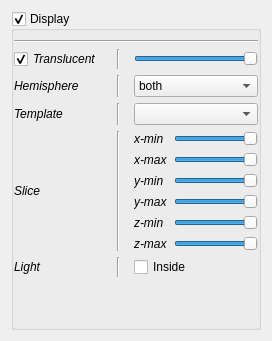
              <widget class="QWidget" name="_brain_page">
               <layout class="QVBoxLayout" name="verticalLayout_3">
                <item>
                 <widget class="QGroupBox" name="_brain_grp">
                  <property name="title">
                   <string>Display</string>
                  </property>
                  <property name="checkable">
                   <bool>true</bool>
                  </property>
                  <layout class="QVBoxLayout" name="verticalLayout_49">
                   <property name="leftMargin">
                    <number>0</number>
                   </property>
                   <property name="rightMargin">
                    <number>0</number>
                   </property>
                   <item>
                    <widget class="Line" name="line_43">
                     <property name="minimumSize">
                      <size>
                       <width>200</width>
                       <height>0</height>
                      </size>
                     </property>
                     <property name="orientation">
                      <enum>Qt::Horizontal</enum>
                     </property>
                    </widget>
                   </item>
                   <item>
                    <layout class="QGridLayout" name="gridLayout_5">
                     <item row="3" column="2">
                      <layout class="QGridLayout" name="gridLayout_2">
                       <item row="5" column="0">
                        <widget class="QLabel" name="label_59">
                         <property name="font">
                          <font>
                           <italic>true</italic>
                          </font>
                         </property>
                         <property name="text">
                          <string>z-max</string>
                         </property>
                        </widget>
                       </item>
                       <item row="2" column="1">
                        <widget class="QSlider" name="_brain_ymin">
                         <property name="maximum">
                          <number>10</number>
                         </property>
                         <property name="sliderPosition">
                          <number>10</number>
                         </property>
                         <property name="orientation">
                          <enum>Qt::Horizontal</enum>
                         </property>
                         <property name="invertedAppearance">
                          <bool>false</bool>
                         </property>
                        </widget>
                       </item>
                       <item row="2" column="0">
                        <widget class="QLabel" name="label_36">
                         <property name="font">
                          <font>
                           <italic>true</italic>
                          </font>
                         </property>
                         <property name="text">
                          <string>y-min</string>
                         </property>
                        </widget>
                       </item>
                       <item row="1" column="0">
                        <widget class="QLabel" name="label_35">
                         <property name="font">
                          <font>
                           <italic>true</italic>
                          </font>
                         </property>
                         <property name="text">
                          <string>x-max</string>
                         </property>
                        </widget>
                       </item>
                       <item row="4" column="0">
                        <widget class="QLabel" name="label_56">
                         <property name="font">
                          <font>
                           <italic>true</italic>
                          </font>
                         </property>
                         <property name="text">
                          <string>z-min</string>
                         </property>
                        </widget>
                       </item>
                       <item row="1" column="1">
                        <widget class="QSlider" name="_brain_xmax">
                         <property name="maximum">
                          <number>10</number>
                         </property>
                         <property name="sliderPosition">
                          <number>10</number>
                         </property>
                         <property name="orientation">
                          <enum>Qt::Horizontal</enum>
                         </property>
                         <property name="invertedAppearance">
                          <bool>false</bool>
                         </property>
                         <property name="invertedControls">
                          <bool>true</bool>
                         </property>
                        </widget>
                       </item>
                       <item row="0" column="1">
                        <widget class="QSlider" name="_brain_xmin">
                         <property name="maximum">
                          <number>10</number>
                         </property>
                         <property name="sliderPosition">
                          <number>10</number>
                         </property>
                         <property name="orientation">
                          <enum>Qt::Horizontal</enum>
                         </property>
                         <property name="invertedAppearance">
                          <bool>false</bool>
                         </property>
                         <property name="invertedControls">
                          <bool>true</bool>
                         </property>
                        </widget>
                       </item>
                       <item row="0" column="0">
                        <widget class="QLabel" name="label_34">
                         <property name="font">
                          <font>
                           <italic>true</italic>
                          </font>
                         </property>
                         <property name="text">
                          <string>x-min</string>
                         </property>
                        </widget>
                       </item>
                       <item row="3" column="0">
                        <widget class="QLabel" name="label_40">
                         <property name="font">
                          <font>
                           <italic>true</italic>
                          </font>
                         </property>
                         <property name="text">
                          <string>y-max</string>
                         </property>
                        </widget>
                       </item>
                       <item row="3" column="1">
                        <widget class="QSlider" name="_brain_ymax">
                         <property name="maximum">
                          <number>10</number>
                         </property>
                         <property name="sliderPosition">
                          <number>10</number>
                         </property>
                         <property name="orientation">
                          <enum>Qt::Horizontal</enum>
                         </property>
                         <property name="invertedControls">
                          <bool>true</bool>
                         </property>
                        </widget>
                       </item>
                       <item row="4" column="1">
                        <widget class="QSlider" name="_brain_zmin">
                         <property name="maximum">
                          <number>10</number>
                         </property>
                         <property name="sliderPosition">
                          <number>10</number>
                         </property>
                         <property name="orientation">
                          <enum>Qt::Horizontal</enum>
                         </property>
                         <property name="invertedAppearance">
                          <bool>false</bool>
                         </property>
                        </widget>
                       </item>
                       <item row="5" column="1">
                        <widget class="QSlider" name="_brain_zmax">
                         <property name="maximum">
                          <number>10</number>
                         </property>
                         <property name="sliderPosition">
                          <number>10</number>
                         </property>
                         <property name="orientation">
                          <enum>Qt::Horizontal</enum>
                         </property>
                         <property name="invertedAppearance">
                          <bool>false</bool>
                         </property>
                         <property name="invertedControls">
                          <bool>true</bool>
                         </property>
                        </widget>
                       </item>
                      </layout>
                     </item>
                     <item row="1" column="0">
                      <widget class="QLabel" name="label_19">
                       <property name="font">
                        <font>
                         <italic>true</italic>
                        </font>
                       </property>
                       <property name="text">
                        <string>Hemisphere</string>
                       </property>
                      </widget>
                     </item>
                     <item row="1" column="1">
                      <widget class="Line" name="line_27">
                       <property name="minimumSize">
                        <size>
                         <width>20</width>
                         <height>0</height>
                        </size>
                       </property>
                       <property name="orientation">
                        <enum>Qt::Vertical</enum>
                       </property>
                      </widget>
                     </item>
                     <item row="2" column="0">
                      <widget class="QLabel" name="label_26">
                       <property name="font">
                        <font>
                         <italic>true</italic>
                        </font>
                       </property>
                       <property name="text">
                        <string>Template</string>
                       </property>
                      </widget>
                     </item>
                     <item row="2" column="2">
                      <widget class="QComboBox" name="_brain_template">
                       <property name="toolTip">
                        <string>&lt;html&gt;&lt;head/&gt;&lt;body&gt;&lt;p&gt;Switch brain template.&lt;/p&gt;&lt;p&gt;&lt;span style=" font-weight:600;"&gt;Input parameter : &lt;/span&gt;&lt;span style=" font-style:italic;"&gt;a_template&lt;/span&gt;&lt;/p&gt;&lt;/body&gt;&lt;/html&gt;</string>
                       </property>
                      </widget>
                     </item>
                     <item row="2" column="1">
                      <widget class="Line" name="line_29">
                       <property name="minimumSize">
                        <size>
                         <width>20</width>
                         <height>0</height>
                        </size>
                       </property>
                       <property name="orientation">
                        <enum>Qt::Vertical</enum>
                       </property>
                      </widget>
                     </item>
                     <item row="1" column="2">
                      <widget class="QComboBox" name="_brain_hemi">
                       <property name="currentIndex">
                        <number>0</number>
                       </property>
                       <item>
                        <property name="text">
                         <string>both</string>
                        </property>
                       </item>
                       <item>
                        <property name="text">
                         <string>left</string>
                        </property>
                       </item>
                       <item>
                        <property name="text">
                         <string>right</string>
                        </property>
                       </item>
                      </widget>
                     </item>
                     <item row="5" column="2">
                      <spacer name="horizontalSpacer_2">
                       <property name="orientation">
                        <enum>Qt::Horizontal</enum>
                       </property>
                       <property name="sizeType">
                        <enum>QSizePolicy::Expanding</enum>
                       </property>
                       <property name="sizeHint" stdset="0">
                        <size>
                         <width>10</width>
                         <height>1</height>
                        </size>
                       </property>
                      </spacer>
                     </item>
                     <item row="0" column="1">
                      <widget class="Line" name="line_55">
                       <property name="minimumSize">
                        <size>
                         <width>20</width>
                         <height>0</height>
                        </size>
                       </property>
                       <property name="orientation">
                        <enum>Qt::Vertical</enum>
                       </property>
                      </widget>
                     </item>
                     <item row="0" column="0">
                      <widget class="QCheckBox" name="_brain_translucent">
                       <property name="font">
                        <font>
                         <italic>true</italic>
                        </font>
                       </property>
                       <property name="toolTip">
                        <string>&lt;html&gt;&lt;head/&gt;&lt;body&gt;&lt;p&gt;Use transparent or opaque brain.&lt;/p&gt;&lt;p&gt;&lt;span style=" font-weight:600;"&gt;Input parameter : &lt;/span&gt;&lt;span style=" font-style:italic;"&gt;a_proj&lt;/span&gt; and &lt;span style=" font-style:italic;"&gt;a_opacity&lt;/span&gt;&lt;/p&gt;&lt;/body&gt;&lt;/html&gt;</string>
                       </property>
                       <property name="text">
                        <string>Translucent</string>
                       </property>
                       <property name="checked">
                        <bool>true</bool>
                       </property>
                      </widget>
                     </item>
                     <item row="0" column="2">
                      <widget class="QSlider" name="_brain_alpha">
                       <property name="maximum">
                        <number>10</number>
                       </property>
                       <property name="sliderPosition">
                        <number>10</number>
                       </property>
                       <property name="orientation">
                        <enum>Qt::Horizontal</enum>
                       </property>
                      </widget>
                     </item>
                     <item row="3" column="1">
                      <widget class="Line" name="line_30">
                       <property name="minimumSize">
                        <size>
                         <width>20</width>
                         <height>0</height>
                        </size>
                       </property>
                       <property name="orientation">
                        <enum>Qt::Vertical</enum>
                       </property>
                      </widget>
                     </item>
                     <item row="3" column="0">
                      <widget class="QLabel" name="label_33">
                       <property name="font">
                        <font>
                         <italic>true</italic>
                        </font>
                       </property>
                       <property name="text">
                        <string>Slice</string>
                       </property>
                      </widget>
                     </item>
                     <item row="4" column="0">
                      <widget class="QLabel" name="label_62">
                       <property name="font">
                        <font>
                         <italic>true</italic>
                        </font>
                       </property>
                       <property name="text">
                        <string>Light</string>
                       </property>
                      </widget>
                     </item>
                     <item row="4" column="1">
                      <widget class="Line" name="line_31">
                       <property name="minimumSize">
                        <size>
                         <width>20</width>
                         <height>0</height>
                        </size>
                       </property>
                       <property name="orientation">
                        <enum>Qt::Vertical</enum>
                       </property>
                      </widget>
                     </item>
                     <item row="4" column="2">
                      <widget class="QCheckBox" name="_brain_inlight">
                       <property name="text">
                        <string>Inside</string>
                       </property>
                      </widget>
                     </item>
                    </layout>
                   </item>
                   <item>
                    <spacer name="verticalSpacer_3">
                     <property name="orientation">
                      <enum>Qt::Vertical</enum>
                     </property>
                     <property name="sizeHint" stdset="0">
                      <size>
                       <width>20</width>
                       <height>40</height>
                      </size>
                     </property>
                    </spacer>
                   </item>
                  </layout>
                 </widget>
                </item>
               </layout>
              </widget>
